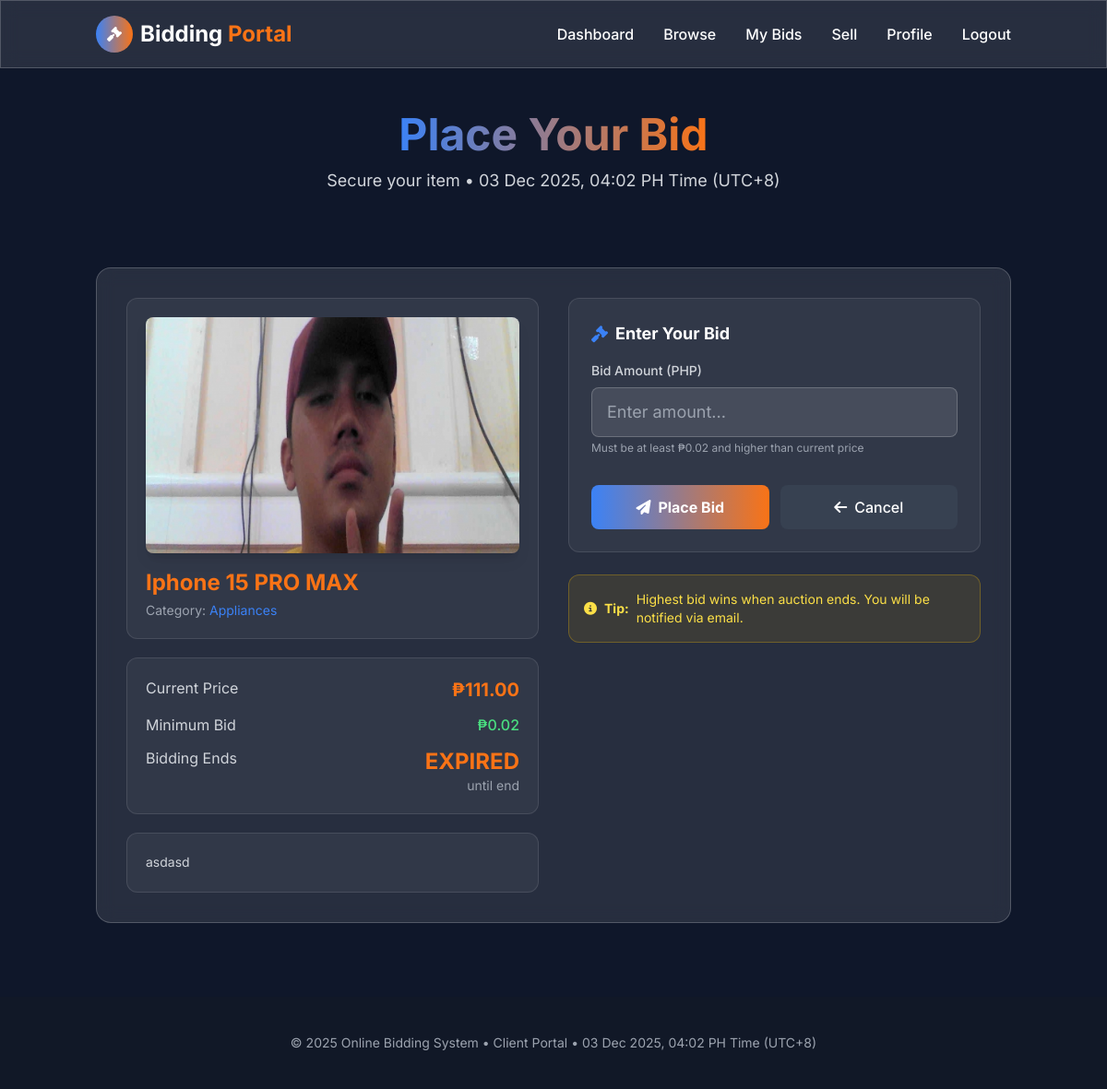
/client/bid.php?product_id=63 (signed in), run on the app's committed database.
### tables this page shows
CREATE TABLE `products` (
  `id` int(30) NOT NULL,
  `productOwner` varchar(50) NOT NULL,
  `productStatus` varchar(20) NOT NULL,
  `productName` varchar(100) NOT NULL,
  `category` varchar(50) NOT NULL,
  `itemDesc` text NOT NULL,
  `bidCount` int(11) NOT NULL,
  `minimumBid` double NOT NULL,
  `productPrice` double NOT NULL,
  `productEnd` datetime NOT NULL,
  `productImgLoc` varchar(255) NOT NULL,
  `datePosted` datetime NOT NULL DEFAULT current_timestamp()
);

### config.php (called while the page is built, shortened)
<?php
function formatCurrency($amount) {
    return '₱' . number_format($amount, 2);
}
?>

### client/bid.php (the view, shortened to what this page needs)
<?php
include '../config.php';
$product_id = $_GET['product_id'] ?? 0;
$product_query = "SELECT * FROM products WHERE id = $product_id";
$product_result = $conn->query($product_query);
$product = $product_result->fetch_assoc();
$imgPath = $product['productImgLoc'];
$fullPath = '../' . $imgPath;
$defaultImg = '../assets/images/default-product.jpg';
$displayImg = (!empty($imgPath) && file_exists($fullPath)) ? $imgPath : $defaultImg;
?>
<!DOCTYPE html>
<html lang="en">
<head>
    <script src="https://cdn.tailwindcss.com"></script>
    <link rel="stylesheet" href="https://cdnjs.cloudflare.com/ajax/libs/font-awesome/6.4.0/css/all.min.css">
</head>
<body class="bg-deep-blue text-white min-h-screen">
    <header class="sticky top-0 z-50 glass-effect py-4">
        <div class="container mx-auto px-4 flex justify-between items-center">
            <div class="flex items-center space-x-2">
                <div class="w-10 h-10 rounded-full bg-gradient-to-r from-electric-blue to-bright-orange flex items-center justify-center">
                    <i class="fas fa-gavel text-white"></i>
                </div>
                <h1 class="text-2xl font-bold">Bidding <span class="text-bright-orange">Portal</span></h1>
            </div>
            <nav class="hidden md:flex space-x-8">
                <a href="dashboard.php" class="font-medium hover:text-bright-orange transition-colors">Dashboard</a>
                <a href="products.php" class="font-medium hover:text-bright-orange transition-colors">Browse</a>
                <a href="my_bids.php" class="font-medium hover:text-bright-orange transition-colors">My Bids</a>
                <a href="add_product.php" class="font-medium hover:text-bright-orange transition-colors">Sell</a>
                <a href="profile.php" class="font-medium hover:text-bright-orange transition-colors">Profile</a>
                <a href="../logout.php" class="font-medium hover:text-bright-orange transition-colors">Logout</a>
            </nav>
        </div>
    </header>
    <section class="py-12 relative overflow-hidden">
        <div class="container mx-auto px-4 text-center">
            <h2 class="text-4xl md:text-5xl font-bold mb-3">
                <span class="text-gradient">Place Your Bid</span>
            </h2>
            <p class="text-lg text-gray-300">Secure your item • <?php echo date('d M Y, H:i'); ?> PH Time (UTC+8)</p>
        </div>
    </section>
    <section class="py-8">
        <div class="container mx-auto px-4">
            <div class="glass-effect rounded-2xl p-6 md:p-8 card-hover max-w-5xl mx-auto">
                <div class="grid grid-cols-1 lg:grid-cols-2 gap-8">
                    <div class="space-y-5">
                        <div class="bg-white/5 rounded-xl p-5 border border-white/10">
                            <img src="../<?php echo htmlspecialchars($displayImg); ?>"
                                 alt="<?php echo htmlspecialchars($product['productName']); ?>"
                                 class="w-full h-64 object-cover rounded-lg shadow-lg mb-4">
                            <h3 class="text-2xl font-bold text-bright-orange"><?php echo htmlspecialchars($product['productName']); ?></h3>
                            <p class="text-sm text-gray-400 mt-1">Category: <span class="text-electric-blue"><?php echo htmlspecialchars($product['category']); ?></span></p>
                        </div>
                        <div class="bg-white/5 rounded-xl p-5 border border-white/10 space-y-3">
                            <div class="flex justify-between">
                                <span class="text-gray-300">Current Price</span>
                                <span class="text-xl font-bold text-bright-orange"><?php echo formatCurrency($product['productPrice']); ?></span>
                            </div>
                            <div class="flex justify-between">
                                <span class="text-gray-300">Minimum Bid</span>
                                <span class="text-green-400 font-medium"><?php echo formatCurrency($product['minimumBid']); ?></span>
                            </div>
                            <div class="flex justify-between">
                                <span class="text-gray-300">Bidding Ends</span>
                                <div class="text-right">
                                    <div id="countdown" class="countdown">--:--:--</div>
                                    <div class="countdown-label">until end</div>
                                </div>
                            </div>
                        </div>
                        <div class="bg-white/5 rounded-xl p-5 border border-white/10">
                            <p class="text-sm text-gray-300 leading-relaxed"><?php echo nl2br(htmlspecialchars($product['itemDesc'])); ?></p>
                        </div>
                    </div>
                    <div class="space-y-6">
                        <div class="bg-white/5 rounded-xl p-6 border border-white/10">
                            <h4 class="text-lg font-bold mb-4 flex items-center gap-2">
                                <i class="fas fa-gavel text-electric-blue"></i> Enter Your Bid
                            </h4>
                            <form method="POST" class="space-y-4">
                                <div>
                                    <label class="block text-sm font-medium text-gray-300 mb-2">Bid Amount (PHP)</label>
                                    <input type="number" name="bid_amount"
                                           placeholder="Enter amount..."
                                           min="<?php echo $product['minimumBid']; ?>"
                                           step="0.01" required
                                           class="input-field w-full text-lg">
                                    <p class="text-xs text-gray-400 mt-1">
                                        Must be at least <?php echo formatCurrency($product['minimumBid']); ?> and higher than current price
                                    </p>
                                </div>
                                <div class="flex flex-col sm:flex-row gap-3 pt-4">
                                    <button type="submit"
                                            class="flex-1 py-3 bg-gradient-to-r from-electric-blue to-bright-orange rounded-lg font-bold text-center hover:opacity-90 transition-all btn-glow flex items-center justify-center gap-2">
                                        <i class="fas fa-paper-plane"></i> Place Bid
                                    </button>
                                    <a href="products.php"
                                       class="flex-1 py-3 bg-gray-700 rounded-lg font-medium text-center hover:bg-gray-600 transition-all flex items-center justify-center gap-2">
                                        <i class="fas fa-arrow-left"></i> Cancel
                                    </a>
                                </div>
                            </form>
                        </div>
                        <div class="bg-yellow-500/10 border border-yellow-500/30 rounded-xl p-4 text-yellow-300 text-sm">
                            <p class="flex items-center gap-2">
                                <i class="fas fa-info-circle"></i>
                                <strong>Tip:</strong> Highest bid wins when auction ends. You will be notified via email.
                            </p>
                        </div>
                    </div>
                </div>
            </div>
        </div>
    </section>
    <footer class="py-10 bg-gray-900 text-center text-gray-400 text-sm mt-12">
        <div class="container mx-auto px-4">
            <p>© 2025 Online Bidding System • Client Portal • <?php echo date('d M Y, H:i'); ?> PH Time (UTC+8)</p>
        </div>
    </footer>
</body>
</html>

### data on the page
products: productImgLoc (picture), productName "Iphone 15 PRO MAX", category "Appliances", productPrice "₱111.00", minimumBid "₱0.02", itemDesc "asdasd"
